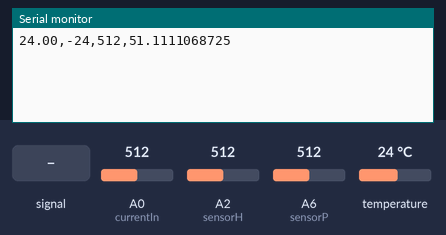
Simulated run of this sketch. Board: Arduino Nano, built with avr-gcc and run on an emulated ATmega328P. Parts: the last lines printed to the serial monitor. The test bench sets the inputs (shaded band); at power-on: temperature 24 °C, A0 (currentIn) = 512, A2 (sensorH) = 512, A6 (sensorP) = 512.

Above: at 1.2 s.
1.3 s: A0 (currentIn) fed a 200 Hz sine of ±81 counts around its level
At 2.2 s:
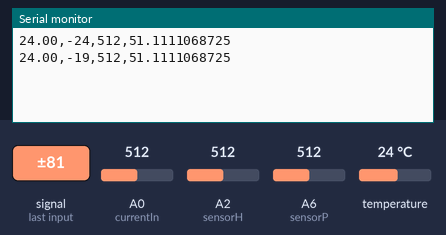
2.8 s: temperature set to 12 °C
At 2.8 s:
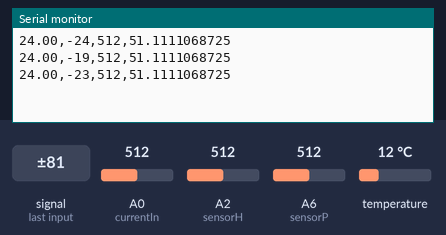
4.3 s: A0 (currentIn) set to 716
At 5.2 s:
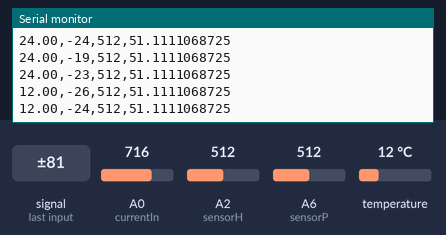
5.8 s: A2 (sensorH) set to 716
At 7.0 s:
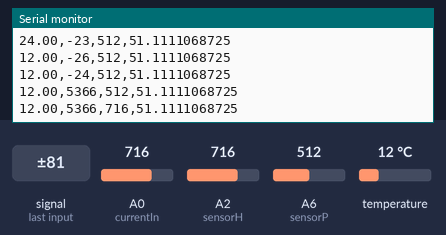
7.3 s: A6 (sensorP) set to 716
At 7.3 s:
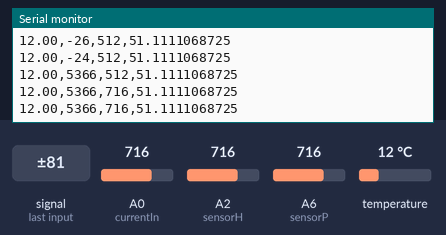
8.8 s: A0 (currentIn) fed a 2 Hz sine of ±306 counts around its level
At 10.2 s:
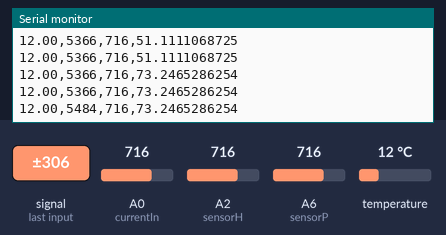
Timing chart, 0 to 11.3 s (numbered marks = the images above; inputs shaded):
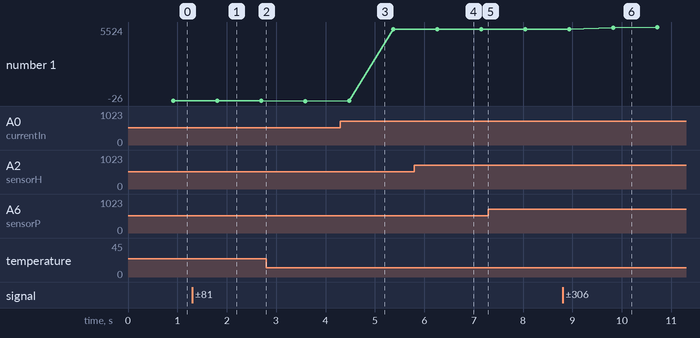

Measured:
- after the input at 1.3 s, the serial monitor: prints a new line after 0.51 s (image 1)
- after the input at 5.8 s, the serial monitor: prints a new line after 0.46 s (image 4)
- after the input at 8.8 s, the serial monitor: prints a new line after 1.0 s (image 6)
- plotted number 1: -24 → -23 after the input at 1.3 s, -26 → 5366 after the input at 4.3 s, 5366 → 5524 after the input at 8.8 s

The sketch:

ADAotp.ino
```cpp
/*
 Ebauche de ce qui est destiné à collecter les données de plusierus capteurs
 pour les envoyer, via une communication série, à une appplication en Python
 pour monitorer en temps réel les données et effectuer, à la demande,  des
 sauvegardes dans un fichier csv sérialisée (désignation unique).

 Les capteurs actuellement testé sont:
 - ACS712 , 5 Ampères
 - Capteur de température DS18B20 (version encapsulée)

 Les capteurs "à venir" sont :
 - Plusieurs capteurs de température DS18B20 (version encapsulée)
 - Capteur détection de gas MQ-8 (détection hydrogène)
 - Capteur courant, tension , Puissance INA219 en I2C
 - Capteur de pression MPX5100DP


 */
#include <OneWire.h> //Librairie du bus OneWire
#include <DallasTemperature.h> //Librairie du capteur

OneWire oneWire(2); // The One Wire bus is on pin 2
DallasTemperature sensors(&oneWire); //Usage of One Wire for the sensors
DeviceAddress sensorDeviceAddress; //Sensors (DS18B20)compatibility check with the library

const int currentIn = A0; // Analog input voltage of the Current sensor on Pin A0
const int voltageIn = A1; // Analog input voltage of the Voltage sensor on Pin A1
const int sensorH = A2;   // Analog input voltage of the Hydrogen gas sensor on Pin A2
const int sensorP = A6;   // Analog input voltage of the Hydrogen gas sensor on Pin A2

int mVperAmp = 185; // use 100 for 20A Module and 66 for 30A Module
double rawCurrentValue = 0; //
double rawvoltageValue = 0;
double amps = 0;
double voltage = 0;
double tempValue = 0;
int hydrogenValue = 0;
float rawPressureValue;
float pressureValue = 0;

//int ACSoffset = 2500;
float ACSoffset = 2506.83; // Adjusted in order to get 0

int avgFactor = 500; // Number of readings for averaging
long myTime; // time storage variable
int sensTime; // sensing time duration for averaging values
int cnt;

void setup() {
	sensors.begin(); // Activate sensors
	sensors.getAddress(sensorDeviceAddress, 0);       // Ask the adress of the sensor at bus index 0
	sensors.setResolution(sensorDeviceAddress, 11);   // Possible resolutions: 9,10,11,12
  myTime = millis(); // Start a time counter
  sensTime = 500; // sensing duration of 0.5 second
  cnt = 0;        // Counter

  Serial.begin(115200); // Start a serial communication
}

void loop() {
  while (millis() - myTime < sensTime ) { // sensing during sensTime millisecond
	// sensing current
    rawCurrentValue = rawCurrentValue + analogRead(currentIn); // add each reading to a total

	// sensing voltage
	//rawVoltageValue = rawVoltageValue + analogRead(voltageIn); // add each reading to a total

    cnt++; // increase counter
  }

  // compute current value
  voltage = ((rawCurrentValue / cnt) / 1023.0) * 5000; // Gets you mV
  amps = ((voltage - ACSoffset) / mVperAmp)*1000;


  // compute voltage value (not impletmented yet

  // compute temperature value
  // sensing temperature
  sensors.requestTemperatures(); // request temperature to sensors DS18B20
  tempValue = sensors.getTempCByIndex(0); // add each reading to a total

// compute Hydrogen gas value
  // sensing hydrogen gas
  hydrogenValue = analogRead(sensorH);

  // sensing pressure value
  float rawPressureValue = (float) analogRead(sensorP) / 1024.0 *5.0; // 5.0 is always good, the sensor is ratiometric
  // correct offset, divide by voltage range, multiply with pressure range.
  float pressureValue = ((rawPressureValue - 0.2) / 4.5) * 100.0; // * 0.145038; // kpa *0.145038 = psi

 // Sending data via serial port
  Serial.print(tempValue);
  Serial.print(",");
  Serial.print(amps, 0); // the '3' after voltage allows you to display 3 digits after decimal point
  Serial.print(",");
  Serial.print(hydrogenValue,DEC);
  Serial.print(",");
  Serial.println(pressureValue,DEC);


  rawCurrentValue = 0; // reset value
  cnt = 0; // reset counter
  myTime = millis();
  delay(10);
}
```
